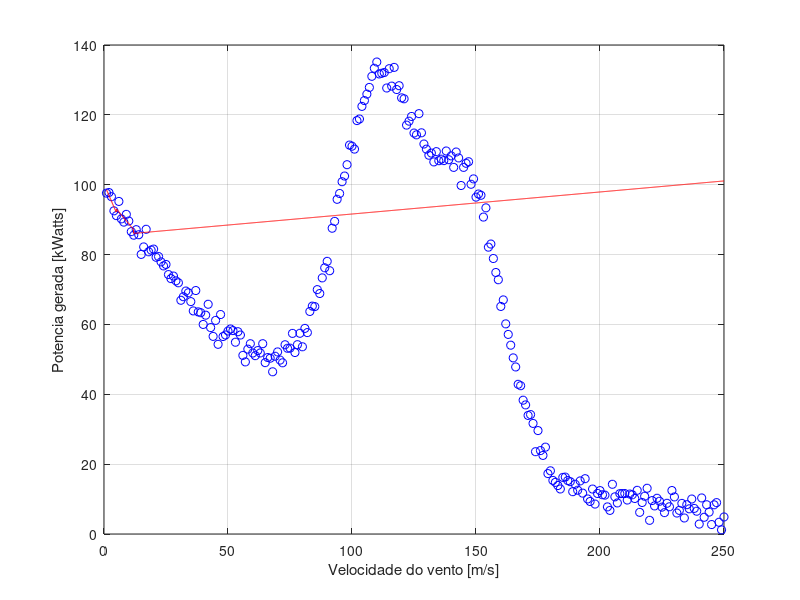

The MATLAB script that drew this image:
% Implementacao de regressao linear por partes em intervalos rigidos
% (crisp intervals)
%
% Autor: Guilherme de Alencar Barreto
% Data: 06/05/2016

clear; clc; close all

load data.dat % carrega arquivo de dados

x=data(:,2); % medidas de velocidades
y=data(:,1); % medidas de potencia

figure; plot(x,y,'bo'); grid; % diagrama de dispersao
xlabel('Velocidade do vento [m/s]'); 
ylabel('Potencia gerada [kWatts]');

%% Divisao do universo de discurso em intervalos de larguras iguais
T(1)=0;  % Limite inferior do 1o. intervalo
T(2)=5;   % Limite superior do 1o. intervalo
T(3)=12; % Limite superior do 2o. intervalo
T(4)=15;  % Limite superior do 3o. intervalo

% Separacao dos dados por intervalo de x
for i=1:3,
  I=find(x>=T(i) & x<T(i+1));   % indice dos pares ordenados (xi,yi) contidos no i-esimo intervalo
  %X{i}=[x(I) y(I)]; % Subconjunto dos dados contidos no i-esimo intervalo
  B{i}=polyfit(x(I),y(I),1);  % Coeficientes da reta ajustada ao i-esimo intervalo
end

xx=min(x):0.1:max(x); % Define faixa de valores para velocidade
xx=xx'; 

for n=1:length(xx),
    if xx(n) < T(2),  % testa se entrada cai no 1o. intervalo
        ypred(n)=polyval(B{1},xx(n)); % predicao correspondente
    elseif (xx(n)>=T(2) & xx(n)<T(3)), % testa se entrada cai no 2o. intervalo
        ypred(n)=polyval(B{2},xx(n)); % predicao correspondente
    else  % entrada cai no 3o. intervalo
        ypred(n)=polyval(B{3},xx(n)); % predicao correspondente
    end
        
end

hold on; 
plot(xx,ypred,'r-'); % Sobrepoe curva de regressao aos dados
hold off; 





